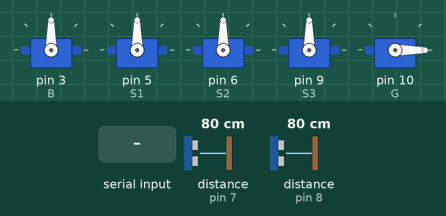
Recording of a sketch running on a simulated Arduino Uno, built with avr-gcc and run on an emulated ATmega328P. On the bench: 5 × servo. Wiring (inferred from the names in the program): 2 × ultrasonic range finder: trigger pin 2, echo pin 7 / trigger pin 4, echo pin 8. The test bench sets the inputs (shaded band); at power-on: distance to the obstacle (sensors on pin 7, pin 8) 80 cm. The echo pulse lasts 58.3 µs per cm.

Above: at 1.2 s.
1.3 s: "G:150\n" received over Serial
At 3.8 s:
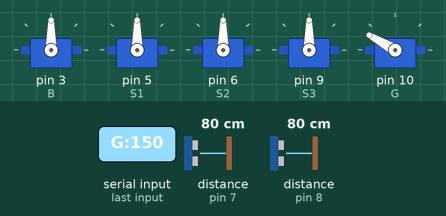
4.1 s: "G" received over Serial
At 6.5 s:
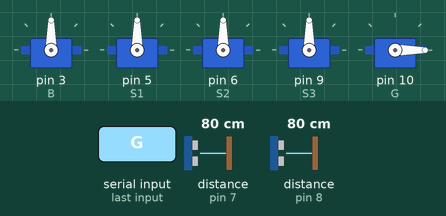
Timing chart, 0 to 8.0 s (numbered marks = the images above; inputs shaded):
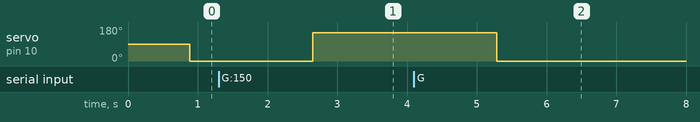

The sketch:

brazo.ino
```cpp
// brazo.ino

//************************************
// Proyecto Introducción a mecatronica
//
// Proyecto: brazo robot
//
// Integrantes: - Adrian Becerra
//              - Adriana Cirilo
//              - Andrea Muñoz
//              - Andy Gutierrez
//              - Alessandro Lugo
//
//
//************************************

// Librerias
#include <Servo.h> // Libreria de control de servomotores

// Definiciones
#define B 3
#define S1 5
#define S2 6
#define S3 9
#define G 10
#define T1 2
#define T2 4
#define E1 7
#define E2 8

// Declaración de servos
Servo base;
Servo servo1;
Servo servo2;
Servo servo3;
Servo grip;

const float Velson = 34000.0;
const float crossfire = 9;

float distancia1;
float distancia2;

// Variables
int pos_base = 0;
int pos1 = 0;
int pos2 = 0;
int pos3 = 0;
int pos_grip = 0;
int t = 2;
String inputString;


void setup() {

  // Inicio de Serial
  Serial.begin(9600);

  // Organización de servos
  base.attach(B);
  servo1.attach(S1);
  servo2.attach(S2);
  servo3.attach(S3);
  grip.attach(G);

  pinMode(T1,OUTPUT);
  pinMode(T2,OUTPUT);
  pinMode(E1,INPUT);
  pinMode(E2,INPUT);
}

void loop() {
  inT1();
  unsigned long tiempo1 = pulseIn(E1,HIGH);
  distancia1 = tiempo1 * 0.000001 * Velson / 2.0;
  inT2();
  unsigned long tiempo2 = pulseIn(E2,HIGH);
  distancia2 = tiempo2 * 0.000001 * Velson / 2.0;
  delay(100);
  SerialEvent();
  if (min(distancia1,distancia2) > crossfire){
    moveto(base,pos_base);
    moveto(servo1,pos1);
    moveto(servo2,pos2);
    moveto(servo3,pos3);
    grip.write(pos_grip);

  }
  delay(15);
}

void SerialEvent(){
  while(Serial.available()){
    char inputChar = Serial.read();
    inputString += inputChar;
  }
  byte prevPos = inputString.indexOf(':');
  String id = inputString.substring(0,prevPos);
  int value = inputString.substring(prevPos+1).toInt();
  if(id.equals("B")){
    pos_base = value;
  }else if(id.equals("S1")){
    pos1 = value;
  }else if(id.equals("S2")){
    pos2 = value;
  }else if(id.equals("S3")){
    pos3 = value;
  }else if(id.equals("G")){
    pos_grip = value;
  }

  inputString = "";
}

void inT1(){
  digitalWrite(T1,LOW);
  delayMicroseconds(2);
  digitalWrite(T1,HIGH);
  delayMicroseconds(10);
  digitalWrite(T1,LOW);
}
void inT2(){
  digitalWrite(T2,LOW);
  delayMicroseconds(2);
  digitalWrite(T2,HIGH);
  delayMicroseconds(10);
  digitalWrite(T2,LOW);
}

void moveto(Servo s, int x){
  int pos = s.read();
  int dif =  x - pos;
  if(dif > 0){
    for(int i = pos; i <= x; i++){
      s.write(i);
      delay(t);
    }
  }
  if(dif < 0){
    for (int i = pos; i >= x; i--){
      s.write(i);
      delay(t);
    }

  }
}
```

Measured:
- after the input at 1.3 s, servo on pin 10 (G): 0° → 150° after 1.3 s
- after the input at 4.1 s, servo on pin 10 (G): 150° → 0° after 1.2 s
